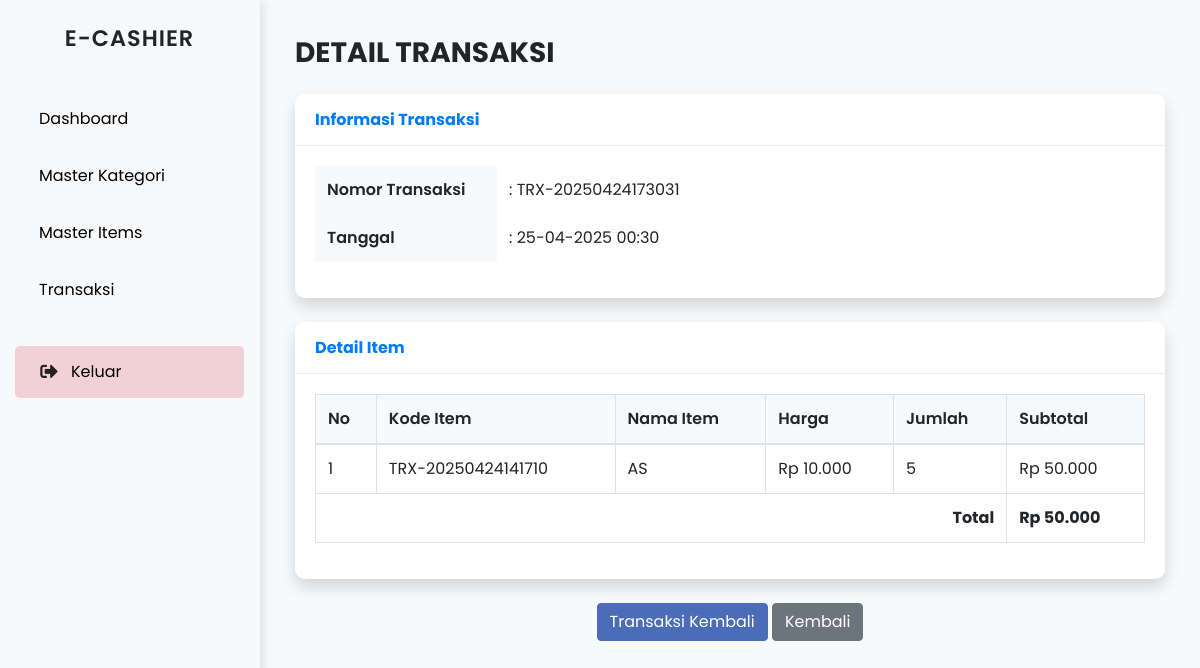
Screenshot of /index.php?page=transaksi_detail&id=7 (signed in) with the database file from the repository.
### tables this page shows
CREATE TABLE `transaksi` (
  `id` int NOT NULL,
  `nomor_transaksi` varchar(20) NOT NULL,
  `tanggal` datetime DEFAULT CURRENT_TIMESTAMP,
  `total` decimal(10,2) NOT NULL,
  `user_id` int DEFAULT NULL,
  `keterangan` text
);

CREATE TABLE `transaksi_detail` (
  `id` int NOT NULL,
  `transaksi_id` int DEFAULT NULL,
  `item_id` int DEFAULT NULL,
  `jumlah` int NOT NULL,
  `harga` decimal(10,2) NOT NULL
);

CREATE TABLE `item` (
  `id` int NOT NULL,
  `kode_item` varchar(20) NOT NULL,
  `nama_item` varchar(100) NOT NULL,
  `kategori_id` int DEFAULT NULL,
  `harga` decimal(10,2) NOT NULL,
  `stok` int NOT NULL DEFAULT '0',
  `deskripsi` text,
  `created_at` timestamp NULL DEFAULT CURRENT_TIMESTAMP
);

### index.php (called while the page is built, shortened)
<?php
require_once 'includes/functions.php';
$page = isset($_GET['page']) ? $_GET['page'] : 'dashboard';
if ($page == 'dashboard') {
    $file_path = 'modules/dashboard/index.php';
} elseif ($page == 'kategori') {
    $file_path = 'modules/kategori/index.php';
} elseif ($page == 'kategori_tambah') {
    $file_path = 'modules/kategori/create.php';
} elseif ($page == 'kategori_edit') {
    $file_path = 'modules/kategori/edit.php';
} elseif ($page == 'item') {
    $file_path = 'modules/item/index.php';
} elseif ($page == 'item_tambah') {
    $file_path = 'modules/item/create.php';
} elseif ($page == 'item_edit') {
    $file_path = 'modules/item/edit.php';
} elseif ($page == 'transaksi') {
    $file_path = 'modules/transaksi/index.php';
} elseif ($page == 'cart') {
    $file_path = 'modules/transaksi/cart.php';
} elseif ($page == 'history') {
    $file_path = 'modules/transaksi/history.php';
} elseif ($page == 'transaksi_detail') {
    $file_path = 'modules/transaksi/detail.php';
} else {
    $file_path = 'modules/dashboard/index.php';
}
include_once 'includes/header.php';
include_once 'includes/sidebar.php';
include($file_path);
include_once 'includes/footer.php';
?>

### includes/functions.php (called while the page is built, shortened)
<?php
function formatRupiah($angka) {
    $angka = $angka ?? 0;
    return "Rp " . number_format($angka, 0, ',', '.');
}
?>

### modules/transaksi/detail.php (the view, shortened to what this page needs)
<?php
$id = (int)$_GET['id'];
$query = "SELECT * FROM transaksi WHERE id = $id";
$result = mysqli_query($conn, $query);
$transaksi = mysqli_fetch_assoc($result);
?>
<div class="container-fluid">
    <div class="d-sm-flex mb-4">
        <h1 class="h3 mb-0 font-weight-bold text-gray-800">DETAIL TRANSAKSI</h1>
    </div>
    <div class="card shadow mb-4">
        <div class="card-header py-3">
            <h6 class="m-0 font-weight-bold text-primary">Informasi Transaksi</h6>
        </div>
        <div class="card-body">
            <div class="row">
                <div class="col-md-6">
                    <table class="table table-borderless">
                        <tr>
                            <th>Nomor Transaksi</th>
                            <td>: <?php echo $transaksi['nomor_transaksi']; ?></td>
                        </tr>
                        <tr>
                            <th>Tanggal</th>
                            <td>: <?php echo date('d-m-Y H:i', strtotime($transaksi['tanggal'])); ?></td>
                        </tr>
                    </table>
                </div>
            </div>
        </div>
    </div>
    <div class="card shadow mb-4">
        <div class="card-header py-3">
            <h6 class="m-0 font-weight-bold text-primary">Detail Item</h6>
        </div>
        <div class="card-body">
            <div class="table-responsive">
                <table class="table table-bordered" width="100%" cellspacing="0">
                    <thead>
                        <tr>
                            <th>No</th>
                            <th>Kode Item</th>
                            <th>Nama Item</th>
                            <th>Harga</th>
                            <th>Jumlah</th>
                            <th>Subtotal</th>
                        </tr>
                    </thead>
                    <tbody>
                        <?php
                        $detail_query = "SELECT td.*, i.kode_item, i.nama_item
                                        FROM transaksi_detail td
                                        JOIN item i ON td.item_id = i.id
                                        WHERE td.transaksi_id = $id";
                        $detail_result = mysqli_query($conn, $detail_query);
                        if (mysqli_num_rows($detail_result) > 0) {
                            $no = 1;
                            $total = 0;
                            while ($detail = mysqli_fetch_assoc($detail_result)) {
                                $subtotal = $detail['harga'] * $detail['jumlah'];
                                $total += $subtotal;
                                echo "<tr>";
                                echo "<td>" . $no++ . "</td>";
                                echo "<td>" . $detail['kode_item'] . "</td>";
                                echo "<td>" . $detail['nama_item'] . "</td>";
                                echo "<td>" . formatRupiah($detail['harga']) . "</td>";
                                echo "<td>" . $detail['jumlah'] . "</td>";
                                echo "<td>" . formatRupiah($subtotal) . "</td>";
                                echo "</tr>";
                            }
                            echo "<tr class='font-weight-bold'>";
                            echo "<td colspan='5' class='text-right'>Total</td>";
                            echo "<td>" . formatRupiah($total) . "</td>";
                            echo "</tr>";
                        } else {
                            echo "<tr><td colspan='6' class='text-center'>Tidak ada detail transaksi</td></tr>";
                        }
                        ?>
                    </tbody>
                </table>
            </div>
        </div>
    </div>
    <div class="text-center mb-4">
        <a href="index.php?page=cart" class="btn btn-primary">Transaksi Kembali</a>
        <a href="index.php?page=transaksi" class="btn btn-secondary">Kembali</a>
    </div>
</div>

### assets/css/navigation.css (style rules this page uses)
body { font-family: 'Poppins', sans-serif; background-color: #f8f9fa; overflow-x: hidden; margin: 0; padding: 0; }
.card { border-radius: 10px; box-shadow: 0 4px 6px rgba(0, 0, 0, 0.1); margin-bottom: 20px; border: none; }
.card-header { background-color: #fff; border-bottom: 1px solid #eee; font-weight: 600; border-radius: 10px 10px 0 0 !important; }
.card-body { padding: 20px; }
.table { width: 100%; margin-bottom: 1rem; color: #212529; border-collapse: collapse; }
.table th { background-color: #f8f9fa; font-weight: 600; }
.btn-primary { background-color: #4b6cb7; border-color: #4b6cb7; }

### includes/header.php (style rules this page uses)
* { font-family: 'Poppins', sans-serif; }

### rows the page displays
transaksi: nomor_transaksi "TRX-20250424173031", tanggal "25-04-2025 00:30"
transaksi_detail: item.kode_item "TRX-20250424141710", item.nama_item "AS", harga "Rp 10.000", jumlah "5", formatRupiah($subtotal) "Rp 50.000"

### other values shown
formatRupiah($total) "Rp 50.000"
